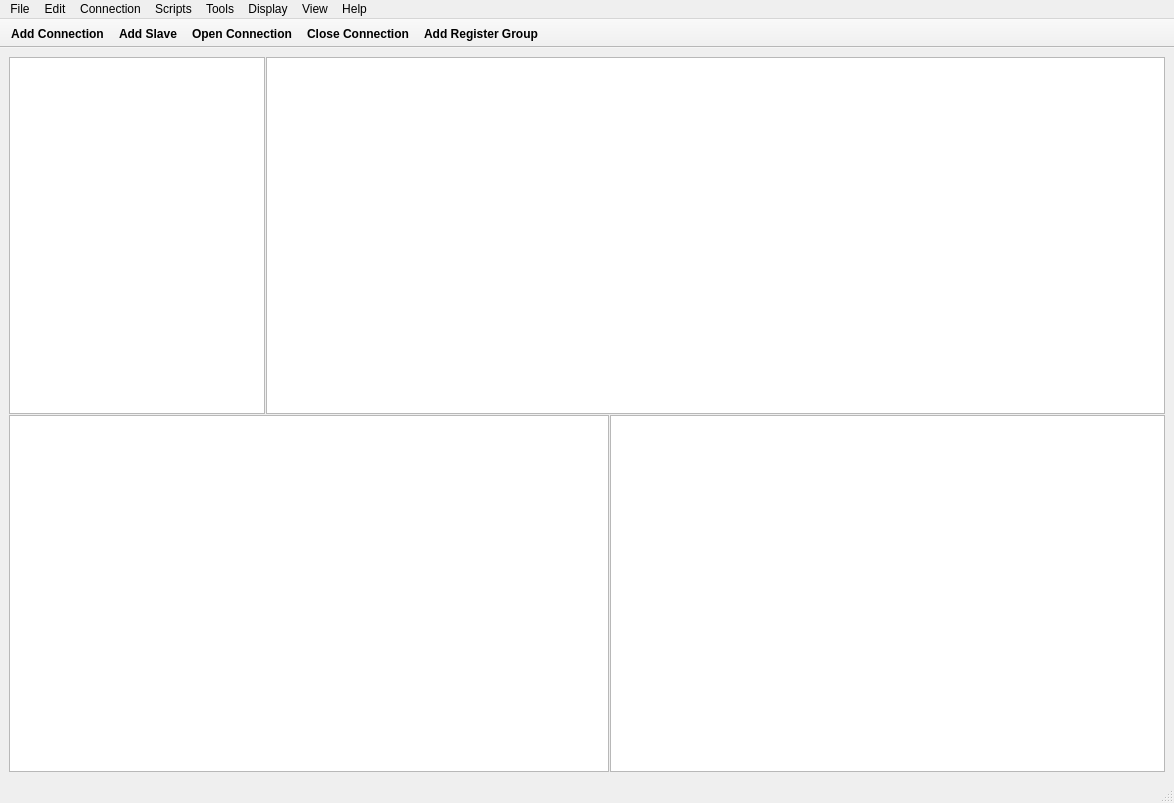
<?xml version="1.0" encoding="UTF-8"?>
<ui version="4.0">
 <class>MainWindow</class>
 <widget class="QMainWindow" name="MainWindow">
  <property name="geometry">
   <rect>
    <x>0</x>
    <y>0</y>
    <width>1174</width>
    <height>803</height>
   </rect>
  </property>
  <property name="sizePolicy">
   <sizepolicy hsizetype="Preferred" vsizetype="Preferred">
    <horstretch>0</horstretch>
    <verstretch>0</verstretch>
   </sizepolicy>
  </property>
  <property name="baseSize">
   <size>
    <width>0</width>
    <height>0</height>
   </size>
  </property>
  <property name="font">
   <font>
    <family>Yu Gothic UI</family>
   </font>
  </property>
  <property name="windowTitle">
   <string>MainWindow</string>
  </property>
  <property name="iconSize">
   <size>
    <width>24</width>
    <height>24</height>
   </size>
  </property>
  <property name="toolButtonStyle">
   <enum>Qt::ToolButtonIconOnly</enum>
  </property>
  <property name="animated">
   <bool>true</bool>
  </property>
  <property name="tabShape">
   <enum>QTabWidget::Rounded</enum>
  </property>
  <property name="dockNestingEnabled">
   <bool>false</bool>
  </property>
  <widget class="QWidget" name="centralwidget">
   <property name="sizePolicy">
    <sizepolicy hsizetype="Expanding" vsizetype="Expanding">
     <horstretch>0</horstretch>
     <verstretch>0</verstretch>
    </sizepolicy>
   </property>
   <property name="baseSize">
    <size>
     <width>0</width>
     <height>0</height>
    </size>
   </property>
   <layout class="QVBoxLayout" name="verticalLayout">
    <item>
     <widget class="QSplitter" name="splitterMain">
      <property name="orientation">
       <enum>Qt::Vertical</enum>
      </property>
      <property name="handleWidth">
       <number>1</number>
      </property>
      <widget class="QSplitter" name="splitter">
       <property name="lineWidth">
        <number>-1</number>
       </property>
       <property name="orientation">
        <enum>Qt::Horizontal</enum>
       </property>
       <property name="handleWidth">
        <number>1</number>
       </property>
       <widget class="QTreeView" name="treeView">
        <property name="sizePolicy">
         <sizepolicy hsizetype="Expanding" vsizetype="Expanding">
          <horstretch>0</horstretch>
          <verstretch>0</verstretch>
         </sizepolicy>
        </property>
        <property name="minimumSize">
         <size>
          <width>100</width>
          <height>0</height>
         </size>
        </property>
        <property name="palette">
         <palette>
          <active>
           <colorrole role="Shadow">
            <brush brushstyle="SolidPattern">
             <color alpha="255">
              <red>255</red>
              <green>255</green>
              <blue>255</blue>
             </color>
            </brush>
           </colorrole>
          </active>
          <inactive>
           <colorrole role="Shadow">
            <brush brushstyle="SolidPattern">
             <color alpha="255">
              <red>255</red>
              <green>255</green>
              <blue>255</blue>
             </color>
            </brush>
           </colorrole>
          </inactive>
          <disabled>
           <colorrole role="Shadow">
            <brush brushstyle="SolidPattern">
             <color alpha="255">
              <red>255</red>
              <green>255</green>
              <blue>255</blue>
             </color>
            </brush>
           </colorrole>
          </disabled>
         </palette>
        </property>
        <property name="lineWidth">
         <number>0</number>
        </property>
        <property name="editTriggers">
         <set>QAbstractItemView::EditKeyPressed</set>
        </property>
       </widget>
       <widget class="QTableView" name="tableView">
        <property name="sizePolicy">
         <sizepolicy hsizetype="Maximum" vsizetype="Expanding">
          <horstretch>60</horstretch>
          <verstretch>0</verstretch>
         </sizepolicy>
        </property>
        <property name="minimumSize">
         <size>
          <width>100</width>
          <height>0</height>
         </size>
        </property>
        <property name="palette">
         <palette>
          <active>
           <colorrole role="Shadow">
            <brush brushstyle="SolidPattern">
             <color alpha="255">
              <red>255</red>
              <green>255</green>
              <blue>255</blue>
             </color>
            </brush>
           </colorrole>
          </active>
          <inactive>
           <colorrole role="Shadow">
            <brush brushstyle="SolidPattern">
             <color alpha="255">
              <red>255</red>
              <green>255</green>
              <blue>255</blue>
             </color>
            </brush>
           </colorrole>
          </inactive>
          <disabled>
           <colorrole role="Shadow">
            <brush brushstyle="SolidPattern">
             <color alpha="255">
              <red>255</red>
              <green>255</green>
              <blue>255</blue>
             </color>
            </brush>
           </colorrole>
          </disabled>
         </palette>
        </property>
        <property name="lineWidth">
         <number>0</number>
        </property>
        <property name="sortingEnabled">
         <bool>true</bool>
        </property>
        <attribute name="verticalHeaderStretchLastSection">
         <bool>true</bool>
        </attribute>
       </widget>
      </widget>
      <widget class="QSplitter" name="splitter_2">
       <property name="orientation">
        <enum>Qt::Horizontal</enum>
       </property>
       <property name="handleWidth">
        <number>1</number>
       </property>
       <widget class="QTextEdit" name="statusText">
        <property name="sizePolicy">
         <sizepolicy hsizetype="Expanding" vsizetype="Expanding">
          <horstretch>0</horstretch>
          <verstretch>0</verstretch>
         </sizepolicy>
        </property>
        <property name="minimumSize">
         <size>
          <width>600</width>
          <height>0</height>
         </size>
        </property>
        <property name="baseSize">
         <size>
          <width>0</width>
          <height>0</height>
         </size>
        </property>
        <property name="lineWidth">
         <number>0</number>
        </property>
       </widget>
       <widget class="QTableView" name="formatEditor">
        <property name="sizePolicy">
         <sizepolicy hsizetype="Maximum" vsizetype="Expanding">
          <horstretch>1</horstretch>
          <verstretch>0</verstretch>
         </sizepolicy>
        </property>
        <property name="minimumSize">
         <size>
          <width>0</width>
          <height>0</height>
         </size>
        </property>
        <property name="maximumSize">
         <size>
          <width>16777215</width>
          <height>16777214</height>
         </size>
        </property>
        <property name="palette">
         <palette>
          <active>
           <colorrole role="Shadow">
            <brush brushstyle="SolidPattern">
             <color alpha="255">
              <red>255</red>
              <green>255</green>
              <blue>255</blue>
             </color>
            </brush>
           </colorrole>
          </active>
          <inactive>
           <colorrole role="Shadow">
            <brush brushstyle="SolidPattern">
             <color alpha="255">
              <red>255</red>
              <green>255</green>
              <blue>255</blue>
             </color>
            </brush>
           </colorrole>
          </inactive>
          <disabled>
           <colorrole role="Shadow">
            <brush brushstyle="SolidPattern">
             <color alpha="255">
              <red>255</red>
              <green>255</green>
              <blue>255</blue>
             </color>
            </brush>
           </colorrole>
          </disabled>
         </palette>
        </property>
        <property name="lineWidth">
         <number>0</number>
        </property>
        <property name="sortingEnabled">
         <bool>true</bool>
        </property>
        <attribute name="verticalHeaderStretchLastSection">
         <bool>true</bool>
        </attribute>
       </widget>
      </widget>
     </widget>
    </item>
   </layout>
  </widget>
  <widget class="QStatusBar" name="statusbar"/>
  <widget class="QMenuBar" name="menubar">
   <property name="geometry">
    <rect>
     <x>0</x>
     <y>0</y>
     <width>1174</width>
     <height>26</height>
    </rect>
   </property>
   <widget class="QMenu" name="menuFile">
    <property name="title">
     <string>File</string>
    </property>
    <addaction name="separator"/>
    <addaction name="actionSaveConfiguration"/>
    <addaction name="actionSaveConfigurationAs"/>
    <addaction name="actionLoadConfiguration"/>
   </widget>
   <widget class="QMenu" name="menuEdit">
    <property name="geometry">
     <rect>
      <x>429</x>
      <y>-1172</y>
      <width>159</width>
      <height>54</height>
     </rect>
    </property>
    <property name="title">
     <string>Edit</string>
    </property>
   </widget>
   <widget class="QMenu" name="menuConnection">
    <property name="title">
     <string>Connection</string>
    </property>
    <addaction name="actionConnect"/>
    <addaction name="separator"/>
    <addaction name="actionOpenConnect"/>
    <addaction name="actionCloseConnect"/>
   </widget>
   <widget class="QMenu" name="menuScripts">
    <property name="title">
     <string>Scripts</string>
    </property>
    <addaction name="actionRunScript"/>
    <addaction name="actionStopScript"/>
   </widget>
   <widget class="QMenu" name="menuSetup">
    <property name="title">
     <string>Tools</string>
    </property>
    <addaction name="actionRedundancy_Check"/>
   </widget>
   <widget class="QMenu" name="menuDisplay">
    <property name="title">
     <string>Display</string>
    </property>
   </widget>
   <widget class="QMenu" name="menuView">
    <property name="title">
     <string>View</string>
    </property>
    <addaction name="actionShowLogsPane"/>
    <addaction name="actionShowAllLogs"/>
   </widget>
   <widget class="QMenu" name="menuHelp">
    <property name="title">
     <string>Help</string>
    </property>
   </widget>
   <addaction name="menuFile"/>
   <addaction name="menuEdit"/>
   <addaction name="menuConnection"/>
   <addaction name="menuScripts"/>
   <addaction name="menuSetup"/>
   <addaction name="menuDisplay"/>
   <addaction name="menuView"/>
   <addaction name="menuHelp"/>
  </widget>
  <widget class="QToolBar" name="toolBar">
   <property name="palette">
    <palette>
     <active>
      <colorrole role="Shadow">
       <brush brushstyle="SolidPattern">
        <color alpha="255">
         <red>255</red>
         <green>255</green>
         <blue>255</blue>
        </color>
       </brush>
      </colorrole>
     </active>
     <inactive>
      <colorrole role="Shadow">
       <brush brushstyle="SolidPattern">
        <color alpha="255">
         <red>255</red>
         <green>255</green>
         <blue>255</blue>
        </color>
       </brush>
      </colorrole>
     </inactive>
     <disabled>
      <colorrole role="Shadow">
       <brush brushstyle="SolidPattern">
        <color alpha="255">
         <red>255</red>
         <green>255</green>
         <blue>255</blue>
        </color>
       </brush>
      </colorrole>
     </disabled>
    </palette>
   </property>
   <property name="font">
    <font>
     <family>Yu Gothic UI</family>
     <weight>75</weight>
     <italic>false</italic>
     <bold>true</bold>
     <strikeout>false</strikeout>
    </font>
   </property>
   <property name="focusPolicy">
    <enum>Qt::NoFocus</enum>
   </property>
   <property name="windowTitle">
    <string>toolBar</string>
   </property>
   <property name="movable">
    <bool>false</bool>
   </property>
   <property name="iconSize">
    <size>
     <width>50</width>
     <height>50</height>
    </size>
   </property>
   <property name="toolButtonStyle">
    <enum>Qt::ToolButtonTextUnderIcon</enum>
   </property>
   <property name="floatable">
    <bool>false</bool>
   </property>
   <attribute name="toolBarArea">
    <enum>TopToolBarArea</enum>
   </attribute>
   <attribute name="toolBarBreak">
    <bool>false</bool>
   </attribute>
   <addaction name="actionConnect"/>
   <addaction name="actionAddSlave"/>
   <addaction name="actionOpenConnect"/>
   <addaction name="actionCloseConnect"/>
   <addaction name="actionAddRegisterGroup"/>
  </widget>
  <action name="actionAddSlave">
   <property name="icon">
    <iconset resource="../assets/resources.qrc">
     <normaloff>:/icons/icons/add_slave.svg</normaloff>:/icons/icons/add_slave.svg</iconset>
   </property>
   <property name="text">
    <string>Add Slave</string>
   </property>
   <property name="font">
    <font>
     <pointsize>9</pointsize>
     <weight>75</weight>
     <bold>true</bold>
    </font>
   </property>
  </action>
  <action name="actionDisconnect">
   <property name="text">
    <string>Disconnect</string>
   </property>
  </action>
  <action name="actionConnect">
   <property name="icon">
    <iconset resource="../assets/resources.qrc">
     <normaloff>:/icons/icons/connect.svg</normaloff>:/icons/icons/connect.svg</iconset>
   </property>
   <property name="text">
    <string>Add Connection</string>
   </property>
   <property name="font">
    <font>
     <weight>75</weight>
     <bold>true</bold>
    </font>
   </property>
  </action>
  <action name="actionSaveConfiguration">
   <property name="text">
    <string>Save Configuration</string>
   </property>
  </action>
  <action name="actionSaveConfigurationAs">
   <property name="text">
    <string>Save Configuration As...</string>
   </property>
  </action>
  <action name="actionLoadConfiguration">
   <property name="text">
    <string>Load Configuration...</string>
   </property>
  </action>
  <action name="actionOpenConnect">
   <property name="icon">
    <iconset resource="../assets/resources.qrc">
     <normaloff>:/icons/icons/open_connect.svg</normaloff>:/icons/icons/open_connect.svg</iconset>
   </property>
   <property name="text">
    <string>Open Connection</string>
   </property>
   <property name="font">
    <font>
     <weight>75</weight>
     <bold>true</bold>
    </font>
   </property>
  </action>
  <action name="actionCloseConnect">
   <property name="icon">
    <iconset resource="../assets/resources.qrc">
     <normaloff>:/icons/icons/close_connect.svg</normaloff>:/icons/icons/close_connect.svg</iconset>
   </property>
   <property name="text">
    <string>Close Connection</string>
   </property>
  </action>
  <action name="actionRunScript">
   <property name="text">
    <string>Run Script...</string>
   </property>
  </action>
  <action name="actionStopScript">
   <property name="text">
    <string>Stop Script</string>
   </property>
  </action>
  <action name="actionAddRegisterGroup">
   <property name="icon">
    <iconset resource="../assets/resources.qrc">
     <normaloff>:/icons/icons/add_register_group.svg</normaloff>:/icons/icons/add_register_group.svg</iconset>
   </property>
   <property name="text">
    <string>Add Register Group</string>
   </property>
  </action>
  <action name="actionRedundancy_Check">
   <property name="checkable">
    <bool>true</bool>
   </property>
   <property name="text">
    <string>Redundancy Check</string>
   </property>
  </action>
  <action name="actionShowLogsPane">
   <property name="checkable">
    <bool>true</bool>
   </property>
   <property name="checked">
    <bool>true</bool>
   </property>
   <property name="text">
    <string>Show Logs Pane</string>
   </property>
  </action>
  <action name="actionShowAllLogs">
   <property name="checkable">
    <bool>true</bool>
   </property>
   <property name="text">
    <string>Show ALL Logs</string>
   </property>
  </action>
 </widget>
 <resources>
  <include location="../assets/resources.qrc"/>
 </resources>
 <connections/>
</ui>
